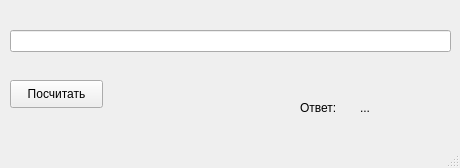
<?xml version="1.0" encoding="UTF-8"?>
<ui version="4.0">
 <class>MainWindow</class>
 <widget class="QMainWindow" name="MainWindow">
  <property name="geometry">
   <rect>
    <x>0</x>
    <y>0</y>
    <width>460</width>
    <height>168</height>
   </rect>
  </property>
  <property name="windowTitle">
   <string>MainWindow</string>
  </property>
  <widget class="QWidget" name="centralwidget">
   <widget class="QLineEdit" name="lineEdit">
    <property name="geometry">
     <rect>
      <x>10</x>
      <y>30</y>
      <width>441</width>
      <height>22</height>
     </rect>
    </property>
    <property name="maxLength">
     <number>255</number>
    </property>
   </widget>
   <widget class="QLabel" name="label">
    <property name="geometry">
     <rect>
      <x>300</x>
      <y>100</y>
      <width>61</width>
      <height>16</height>
     </rect>
    </property>
    <property name="text">
     <string>Ответ:</string>
    </property>
   </widget>
   <widget class="QLabel" name="label_2">
    <property name="geometry">
     <rect>
      <x>360</x>
      <y>100</y>
      <width>56</width>
      <height>16</height>
     </rect>
    </property>
    <property name="text">
     <string>...</string>
    </property>
   </widget>
   <widget class="QPushButton" name="pushButton">
    <property name="geometry">
     <rect>
      <x>10</x>
      <y>80</y>
      <width>93</width>
      <height>28</height>
     </rect>
    </property>
    <property name="text">
     <string>Посчитать</string>
    </property>
   </widget>
  </widget>
  <widget class="QMenuBar" name="menubar">
   <property name="geometry">
    <rect>
     <x>0</x>
     <y>0</y>
     <width>460</width>
     <height>26</height>
    </rect>
   </property>
  </widget>
  <widget class="QStatusBar" name="statusbar"/>
 </widget>
 <resources/>
 <connections/>
</ui>
